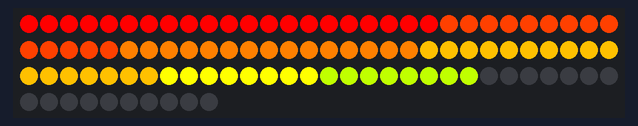
This sketch was run on a simulated Arduino Uno, built with avr-gcc and run on an emulated ATmega328P. Shown: 100 RGB LEDs in strip order, left to right, continuing on the next row.

Above: at 0.05 s.
At 0.68 s:
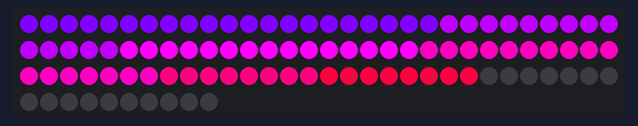
At 1.41 s:
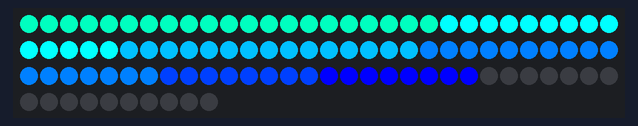
At 2.14 s:
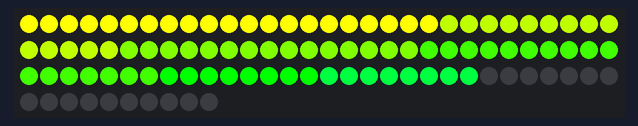
At 2.87 s:
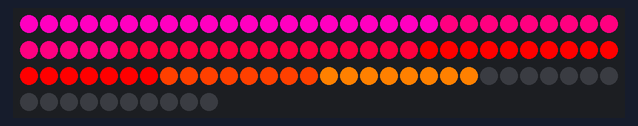

Measured:
- by itself, everything shown: repeats every 2.5 s, in 24 steps

The sketch:

char2.ino
```cpp
#include <FastLED.h>

#define NUM_LEDS 100
#define DATA_PIN 5
#define CHARS 6
#define CHAR_MAX_LEDS 21

const int pos[CHARS][CHAR_MAX_LEDS] = {
  {  0,  1,  2,  3,  4,  5,  6,  7,  8,  9, 10, 11, 12, 13, 14, 15, 16, 17, 18, 19, 20 },
  { 21, 22, 23, 24, 25, 26, 27, 28, 29, 30, 31, 32, 33, 34, -1, -1, -1, -1, -1, -1, -1 },
  { 35, 36, 37, 38, 39, 40, 41, 42, 43, 44, 45, 46, 47, 48, 49, -1, -1, -1, -1, -1, -1 },
  { 50, 51, 52, 53, 54, 55, 56, 57, 58, 59, 60, 61, 62, 63, 64, 65, 66, -1, -1, -1, -1 },
  { 67, 68, 69, 70, 71, 72, 73, 74, -1, -1, -1, -1, -1, -1, -1, -1, -1, -1, -1, -1, -1 },
  { 75, 76, 77, 78, 79, 80, 81, 82, -1, -1, -1, -1, -1, -1, -1, -1, -1, -1, -1, -1, -1 },
};

const CRGB colors[] = {
  0xff0000, 0xff4000, 0xff8000, 0xffc000,
  0xffff00, 0xc0ff00, 0x80ff00, 0x40ff00,
  0x00ff00, 0x00ff40, 0x00ff80, 0x00ffc0,
  0x00ffff, 0x00c0ff, 0x0080ff, 0x0040ff,
  0x0000ff, 0x4000ff, 0x8000ff, 0xc000ff,
  0xff00ff, 0xff00c0, 0xff0080, 0xff0040
};

CRGB leds[NUM_LEDS];
int ptr = 0;

void setup() {
  FastLED.addLeds<WS2811, DATA_PIN, RGB>(leds, NUM_LEDS);
}

void loop() {
  int p;

  for (int i = 0; i < CHARS; i++) {
    p = (ptr + i) % 24;
    for (int j = 0; j < CHAR_MAX_LEDS; j++) {
      if (pos[i][j] != -1) {
        leds[pos[i][j]] = colors[p];
      }
    }
  }
  FastLED.show();
  delay(100);
  ptr--;
  ptr = (ptr == -1) ? 23 : ptr;
}
```
